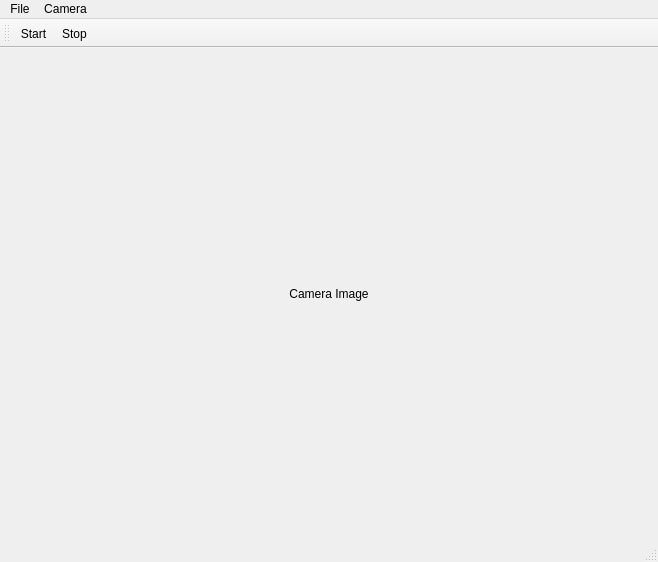
<?xml version="1.0" encoding="UTF-8"?>
<ui version="4.0">
 <class>QtCameraClass</class>
 <widget class="QMainWindow" name="QtCameraClass">
  <property name="geometry">
   <rect>
    <x>0</x>
    <y>0</y>
    <width>658</width>
    <height>562</height>
   </rect>
  </property>
  <property name="windowTitle">
   <string>QtCamera</string>
  </property>
  <widget class="QWidget" name="centralWidget">
   <layout class="QVBoxLayout" name="verticalLayout">
    <item>
     <widget class="QLabel" name="cameraView">
      <property name="sizePolicy">
       <sizepolicy hsizetype="Expanding" vsizetype="Expanding">
        <horstretch>0</horstretch>
        <verstretch>0</verstretch>
       </sizepolicy>
      </property>
      <property name="minimumSize">
       <size>
        <width>320</width>
        <height>240</height>
       </size>
      </property>
      <property name="text">
       <string>Camera Image</string>
      </property>
      <property name="alignment">
       <set>Qt::AlignCenter</set>
      </property>
     </widget>
    </item>
   </layout>
  </widget>
  <widget class="QMenuBar" name="menuBar">
   <property name="geometry">
    <rect>
     <x>0</x>
     <y>0</y>
     <width>658</width>
     <height>21</height>
    </rect>
   </property>
   <widget class="QMenu" name="menuFile">
    <property name="title">
     <string>File</string>
    </property>
    <addaction name="actionExit"/>
   </widget>
   <widget class="QMenu" name="menuCamera">
    <property name="title">
     <string>Camera</string>
    </property>
    <addaction name="actionStart"/>
    <addaction name="actionStop"/>
    <addaction name="separator"/>
    <addaction name="actionScale"/>
   </widget>
   <addaction name="menuFile"/>
   <addaction name="menuCamera"/>
  </widget>
  <widget class="QToolBar" name="mainToolBar">
   <attribute name="toolBarArea">
    <enum>TopToolBarArea</enum>
   </attribute>
   <attribute name="toolBarBreak">
    <bool>false</bool>
   </attribute>
   <addaction name="actionStart"/>
   <addaction name="actionStop"/>
  </widget>
  <widget class="QStatusBar" name="statusBar"/>
  <action name="actionExit">
   <property name="text">
    <string>Exit</string>
   </property>
  </action>
  <action name="actionStart">
   <property name="text">
    <string>Start</string>
   </property>
   <property name="toolTip">
    <string>Start streaming video</string>
   </property>
   <property name="iconVisibleInMenu">
    <bool>false</bool>
   </property>
  </action>
  <action name="actionStop">
   <property name="text">
    <string>Stop</string>
   </property>
   <property name="toolTip">
    <string>Stop video streaming</string>
   </property>
   <property name="iconVisibleInMenu">
    <bool>false</bool>
   </property>
  </action>
  <action name="actionScale">
   <property name="checkable">
    <bool>true</bool>
   </property>
   <property name="checked">
    <bool>true</bool>
   </property>
   <property name="text">
    <string>Scaling</string>
   </property>
  </action>
 </widget>
 <layoutdefault spacing="6" margin="11"/>
 <resources>
  <include location="qtcamera.qrc"/>
 </resources>
 <connections/>
</ui>
